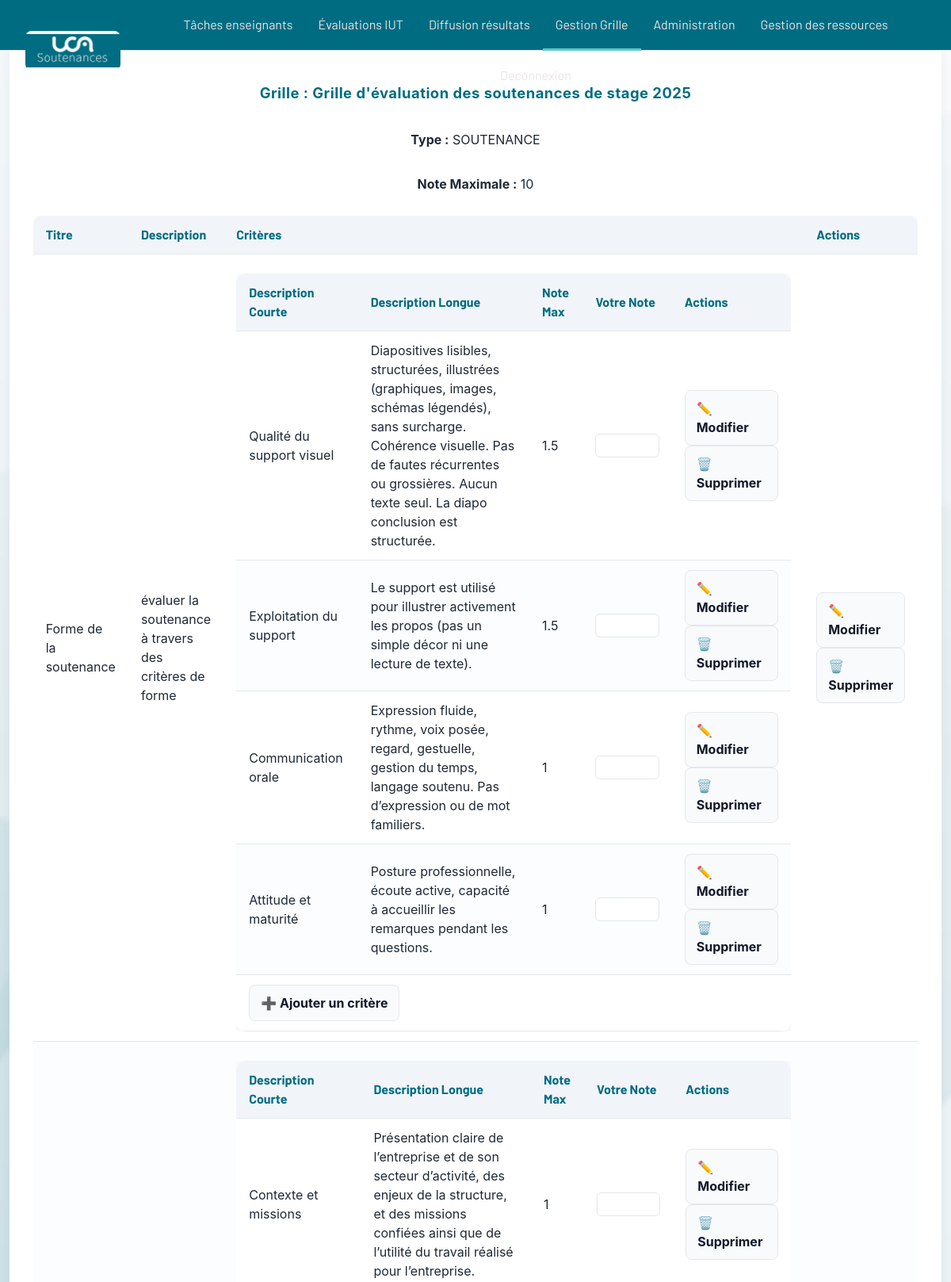
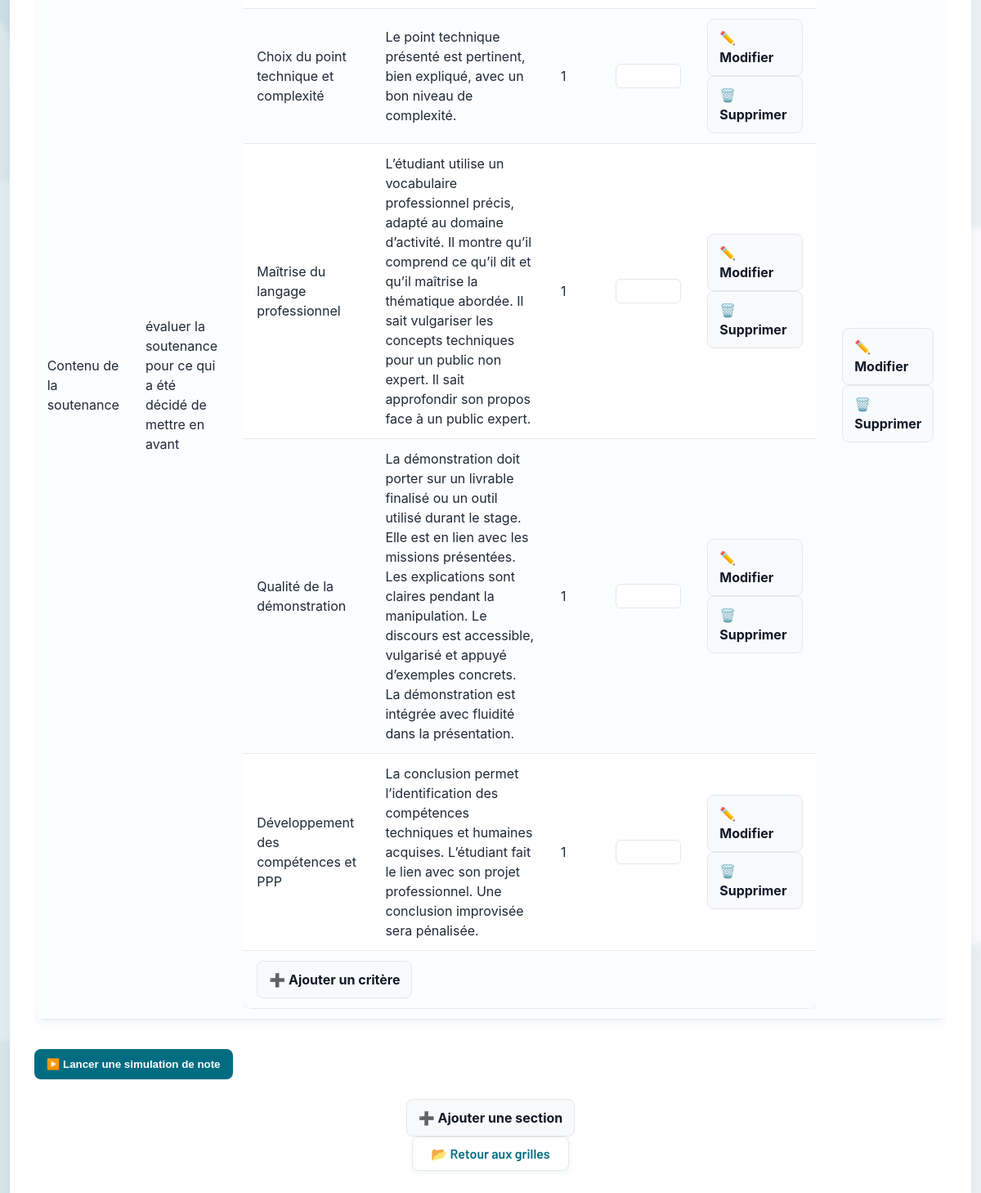
Screenshot of /back/Partie3.5/Partie3.5.2/Affichage.php?id_grille=1 with the database file from the repository (2 pictures, top to bottom).
### tables this page shows
CREATE TABLE `modelesgrilleeval` (
  `IdModeleEval` smallint(6) NOT NULL,
  `natureGrille` enum('ANGLAIS','SOUTENANCE','RAPPORT',' STAGE',' PORTFOLIO') NOT NULL,
  `noteMaxGrille` float DEFAULT NULL CHECK (`noteMaxGrille` > 0),
  `nomModuleGrilleEvaluation` varchar(80) NOT NULL,
  `anneeDebut` smallint(6) NOT NULL
);

CREATE TABLE `sectionseval` (
  `IdSection` smallint(6) NOT NULL,
  `IdModeleEval` smallint(6) NOT NULL
);

CREATE TABLE `sectioncritereeval` (
  `IdSection` smallint(6) NOT NULL,
  `titre` varchar(50) NOT NULL,
  `description` varchar(300) DEFAULT NULL
);

CREATE TABLE `sectioncontenircriteres` (
  `IdCritere` smallint(6) NOT NULL,
  `IdSection` smallint(6) NOT NULL,
  `ValeurMaxCritereEVal` float NOT NULL
);

CREATE TABLE `critereseval` (
  `IdCritere` smallint(6) NOT NULL,
  `descLongue` varchar(500) DEFAULT NULL,
  `descCourte` varchar(100) NOT NULL
);

### back/Partie3.5/Partie3.5.2/Affichage.php (the view, shortened to what this page needs)
<?php
$host = "localhost";
$user = "root";
$pass = "";
$db   = "evaluationstages";
$conn = new mysqli($host, $user, $pass, $db);
$id_grille = intval($_GET['id_grille']);
$sql = "SELECT * FROM modelesgrilleeval WHERE IdModeleEval = $id_grille";
$res = $conn->query($sql);
$grille = $res->fetch_assoc();
$sql = "SELECT s.IdSection, sc.titre, sc.description
        FROM sectionseval s
        JOIN sectioncritereeval sc ON s.IdSection = sc.IdSection
        WHERE s.IdModeleEval = $id_grille";
$sections = $conn->query($sql);
?>
<!DOCTYPE html>
<html lang="fr">
<head>
    <link rel="stylesheet" href="../../../stylee.css">
</head>
<body>
    <?php include '../../navbarGrilles.php'; ?>
<div class="admin-block" style="max-width:1250px;width:98%;margin:40px auto 0 auto;box-sizing:border-box;">
    <h2 class="section-title">Grille : <?php echo htmlspecialchars($grille['nomModuleGrilleEvaluation']); ?></h2>
    <p><strong>Type :</strong> <?php echo htmlspecialchars($grille['natureGrille']); ?></p>
    <p><strong>Note Maximale :</strong> <?php echo htmlspecialchars($grille['noteMaxGrille']); ?></p>
    <form action="simulation.php" method="post">
        <div class="table-container" style="max-width:100%;overflow-x:auto;">
        <table class="styled-table" style="min-width:900px;">
            <thead>
                <tr>
                    <th>Titre</th>
                    <th>Description</th>
                    <th>Critères</th>
                    <th>Actions</th>
                </tr>
            </thead>
            <tbody>
            <?php while ($sec = $sections->fetch_assoc()): ?>
                <tr>
                    <td><?php echo htmlspecialchars($sec['titre']); ?></td>
                    <td><?php echo htmlspecialchars($sec['description']); ?></td>
                    <td>
                        <div class="table-container" style="max-width:100%;overflow-x:auto;">
                        <table class="styled-table" style="min-width:700px;margin-bottom:0;">
                            <thead>
                                <tr>
                                    <th>Description Courte</th>
                                    <th>Description Longue</th>
                                    <th>Note Max</th>
                                    <th>Votre Note</th>
                                    <th>Actions</th>
                                </tr>
                            </thead>
                            <tbody>
                            <?php
                            $id_section = $sec['IdSection'];
                            $sql_crit = "SELECT c.IdCritere, c.descCourte, c.descLongue, sc.valeurMaxCritereEval
                                         FROM critereseval c
                                         JOIN sectioncontenircriteres sc ON c.IdCritere = sc.IdCritere
                                         WHERE sc.IdSection = $id_section";
                            $crit_res = $conn->query($sql_crit);
                            if ($crit_res->num_rows > 0) {
                                while ($crit = $crit_res->fetch_assoc()) {
                                    echo '<tr>';
                                    echo '<td>' . htmlspecialchars($crit['descCourte']) . '</td>';
                                    echo '<td>' . htmlspecialchars($crit['descLongue']) . '</td>';
                                    echo '<td>' . htmlspecialchars($crit['valeurMaxCritereEval']) . '</td>';
                                    echo '<td><input type="number" name="critere[' . $crit['IdCritere'] . ']" min="0" max="' . $crit['valeurMaxCritereEval'] . '" step="0.01" class="input-note" style="min-width:80px;padding:6px 10px;"></td>';
                                    echo '<td>';
                                    echo '<a href="Critere/modifierCritere.php?id_critere=' . $crit['IdCritere'] . '&id_section=' . $id_section . '&id_grille=' . $id_grille . '" class="btn">✏️ Modifier</a> ';
                                    echo '<a href="Critere/supprimerCritere.php?id_critere=' . $crit['IdCritere'] . '&id_section=' . $id_section . '&id_grille=' . $id_grille . '" class="btn btn-supprimer" onclick="return confirm(\'Supprimer ce critère ?\')">🗑️ Supprimer</a>';
                                    echo '</td>';
                                    echo '</tr>';
                                }
                            } else {
                                echo '<tr><td colspan="5">Aucun critère</td></tr>';
                            }
                            ?>
                            <tr>
                                <td colspan="5">
                                    <a href="Critere/ajouterCritere.php?id_section=<?php echo $id_section; ?>&id_grille=<?php echo $id_grille; ?>" class="btn btn-ajouter">➕ Ajouter un critère</a>
                                </td>
                            </tr>
                            </tbody>
                        </table>
                        </div>
                    </td>
                    <td>
                        <a href="Section/modifierSection.php?id_section=<?php echo $sec['IdSection']; ?>&id_grille=<?php echo $id_grille; ?>" class="btn">✏️ Modifier</a>
                        <a href="Section/supprimerSection.php?id_section=<?php echo $sec['IdSection']; ?>&id_grille=<?php echo $id_grille; ?>" class="btn btn-supprimer" onclick="return confirm('Supprimer cette section et ses critères ?')">🗑️ Supprimer</a>
                    </td>
                </tr>
            <?php endwhile; ?>
            </tbody>
        </table>
        </div>
        <button type="submit" class="btn btn-primary mt-3">▶️ Lancer une simulation de note</button>
    </form>
    <div style="margin-top:24px;">
        <a href="Section/ajouterSection.php?id_grille=<?php echo $id_grille; ?>" class="btn btn-ajouter">➕ Ajouter une section</a>
    </div>
        <a href="Grille.php" class="btn-retour mb-3">📂 Retour aux grilles</a>
</div>
</body>
</html>

### stylee.css (style rules this page uses)
:root { --navy:#006C82; --teal:#178F96; --accent:#FF6E00; --bg:#006C82; --surface:#fff; --text:#1f2937; --muted:#6b7280; --border:#e5e7eb; --menu-selected:#5FC6CC; }
* { box-sizing:border-box }
html,body { height:100% }
body { margin:0; font-family:"Inter","Segoe UI",Roboto,Arial,sans-serif; background: url('fond-uca.png') center center/cover no-repeat fixed; color:var(--text); line-height:1.5; }
.admin-block { max-width: 900px; margin: 80px auto 0 auto; background: var(--surface); border-radius: 16px; box-shadow: 0 8px 32px rgba(0,44,95,0.10); padding: 32px; display: flex; flex-direction: column; align-items: center; }
.section-title { color: var(--navy); font-size: 1.15rem; font-weight: 700; margin: 32px 0 16px 0; letter-spacing: 0.5px; }
.styled-table { width: 100%; border-collapse: collapse; background: var(--surface); border-radius: 12px; overflow: hidden; box-shadow: 0 2px 12px rgba(0,44,95,0.07); margin-bottom: 24px; }
.styled-table th, .styled-table td { padding: 12px 16px; border-bottom: 1px solid var(--border); text-align: left; vertical-align: middle; }
.styled-table thead th { background: #f1f5f9; color: var(--navy); font-weight: 700; }
.styled-table tbody tr:nth-child(even) { background: #fbfdfe; }
.table-container { width: 100%; margin-top: 12px; }
a { color:var(--teal);text-decoration:none }
.btn,button { display:inline-flex;align-items:center;justify-content:center;gap:8px;border:1px solid var(--border);border-radius:8px;padding:10px 14px;font-weight:700;cursor:pointer;background:#f8fafc;color:#111827 }
.btn-primary { background:var(--navy);color:#fff;border-color:transparent }
input,select,textarea { width:100%;padding:10px 12px;border:1px solid var(--border);border-radius:6px;background:#fff;font-size:14px }
table { width:100%;border-collapse:collapse;background:#fff;border-radius:8px;overflow:hidden }
th,td { padding:10px 12px;border-bottom:1px solid var(--border);text-align:left;vertical-align:middle }
thead th { background:#f1f5f9;color:var(--navy);font-weight:700;font-family:'Barlow',Arial,sans-serif }
tbody tr:nth-child(even) { background:#fbfdfe }
.mt-3 { margin-top:12px }
.mb-3 { margin-bottom:12px }
.btn-retour { background: var(--surface); color: var(--navy); border: 1px solid var(--border); border-radius: 8px; font-family: 'Barlow', Arial, sans-serif; font-weight: 600; padding: 8px 22px; font-size: 1em; box-shadow: 0 2px 8px rgba(0,108,130,0.07); transition: background 0.18s, color 0.18s, border-color 0.18s; text-decoration: none; display: inline-block; }

### rows the page displays
modelesgrilleeval: nomModuleGrilleEvaluation "Grille d'évaluation des soutenances de stage 2025", natureGrille "SOUTENANCE", noteMaxGrille "10"
sectionseval: IdSection.titre "Forme de la soutenance", IdSection.description "évaluer la soutenance à travers des critères de forme"
sectioncontenircriteres: IdCritere.descCourte "Qualité du support visuel", IdCritere.descLongue "Diapositives lisibles, structurées, illustrées (graphiques, images, schémas légendés), sans surcharge. Cohérence visuelle. Pas de fautes récurrentes ou grossières. Aucun texte seul. La diapo conclusion est structurée.", ValeurMaxCritereEVal "1.5"
sectioncontenircriteres: IdCritere.descCourte "Exploitation du support", IdCritere.descLongue "Le support est utilisé pour illustrer activement les propos (pas un simple décor ni une lecture de texte).", ValeurMaxCritereEVal "1.5"
sectioncontenircriteres: IdCritere.descCourte "Communication orale", IdCritere.descLongue "Expression fluide, rythme, voix posée, regard, gestuelle, gestion du temps, langage soutenu. Pas d’expression ou de mot familiers.", ValeurMaxCritereEVal "1"
sectioncontenircriteres: IdCritere.descCourte "Attitude et maturité", IdCritere.descLongue "Posture professionnelle, écoute active, capacité à accueillir les remarques pendant les questions.", ValeurMaxCritereEVal "1"
sectionseval: IdSection.titre "Contenu de la soutenance", IdSection.description "évaluer la soutenance pour ce qui a été décidé de mettre en avant"
sectioncontenircriteres: IdCritere.descCourte "Contexte et missions", IdCritere.descLongue "Présentation claire de l’entreprise et de son secteur d’activité, des enjeux de la structure, et des missions confiées ainsi que de l’utilité du travail réalisé pour l’entreprise.", ValeurMaxCritereEVal "1"
sectioncontenircriteres: IdCritere.descCourte "Choix du point technique et complexité", IdCritere.descLongue "Le point technique présenté est pertinent, bien expliqué, avec un bon niveau de complexité.", ValeurMaxCritereEVal "1"
sectioncontenircriteres: IdCritere.descCourte "Maîtrise du langage professionnel", IdCritere.descLongue "L’étudiant utilise un vocabulaire professionnel précis, adapté au domaine d’activité. Il montre qu’il comprend ce qu’il dit et qu’il maîtrise la thématique abordée. Il sait vulgariser les concepts techniques pour un public non expert. Il sait approfondir son propos face à un public expert.", ValeurMaxCritereEVal "1"
sectioncontenircriteres: IdCritere.descCourte "Qualité de la démonstration", IdCritere.descLongue "La démonstration doit porter sur un livrable finalisé ou un outil utilisé durant le stage. Elle est en lien avec les missions présentées. Les explications sont claires pendant la manipulation. Le discours est accessible, vulgarisé et appuyé d’exemples concrets. La démonstration est intégrée avec fluidité dans la présentation.", ValeurMaxCritereEVal "1"
sectioncontenircriteres: IdCritere.descCourte "Développement des compétences et PPP", IdCritere.descLongue "La conclusion permet l’identification des compétences techniques et humaines acquises. L’étudiant fait le lien avec son projet professionnel. Une conclusion improvisée sera pénalisée.", ValeurMaxCritereEVal "1"
